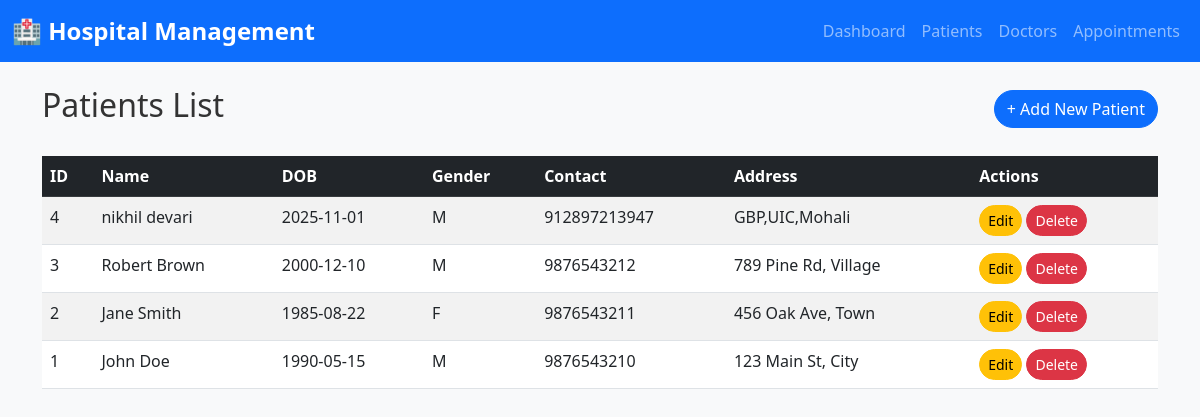
Page /patients on the committed database.
### tables this page shows
CREATE TABLE Patients (
    PatientID INTEGER PRIMARY KEY AUTOINCREMENT,
    Name TEXT NOT NULL,
    DOB TEXT NOT NULL,
    Gender TEXT CHECK(Gender IN ('M', 'F', 'Other')),
    ContactInfo TEXT,
    Address TEXT
);

### app.py (the view)
@app.route('/patients')
def patients():
    conn = get_db_connection()
    patients = conn.execute('SELECT * FROM Patients ORDER BY PatientID DESC').fetchall()
    conn.close()
    return render_template('patients.html', patients=patients)

### app.py (called while the page is built)
def get_db_connection():
    conn = sqlite3.connect(DATABASE)
    conn.row_factory = sqlite3.Row
    return conn

### templates/patients.html
{% extends 'base.html' %}
{% block content %}
<div class="d-flex justify-content-between align-items-center mb-4">
    <h2>Patients List</h2>
    <a href="/add_patient" class="btn btn-primary">+ Add New Patient</a>
</div>
<div class="table-responsive">
    <table class="table table-striped table-hover">
        <thead class="table-dark">
            <tr>
                <th>ID</th>
                <th>Name</th>
                <th>DOB</th>
                <th>Gender</th>
                <th>Contact</th>
                <th>Address</th>
                <th>Actions</th>
            </tr>
        </thead>
        <tbody>
            {% for patient in patients %}
            <tr>
                <td>{{ patient.PatientID }}</td>
                <td>{{ patient.Name }}</td>
                <td>{{ patient.DOB }}</td>
                <td>{{ patient.Gender }}</td>
                <td>{{ patient.ContactInfo }}</td>
                <td>{{ patient.Address }}</td>
                <td>
                    <a href="/edit_patient/{{ patient.PatientID }}" class="btn btn-sm btn-warning">Edit</a>
                    <a href="/delete_patient/{{ patient.PatientID }}" class="btn btn-sm btn-danger"
                       onclick="return confirm('Are you sure?')">Delete</a>
                </td>
            </tr>
            {% endfor %}
        </tbody>
    </table>
</div>
{% endblock %}

### static/css/style.css (style rules this page uses)
body { font-family: 'Segoe UI', Tahoma, Geneva, Verdana, sans-serif; background-color: #f8f9fa; }
.table { background-color: white; }
.btn { border-radius: 20px; }
h1, h2, h3 { color: #333; }

### rows in the picture
Patients: PatientID "4", Name "nikhil devari", DOB "2025-11-01", Gender "M", ContactInfo "912897213947", Address "GBP,UIC,Mohali"
Patients: PatientID "3", Name "Robert Brown", DOB "2000-12-10", Gender "M", ContactInfo "9876543212", Address "789 Pine Rd, Village"
Patients: PatientID "2", Name "Jane Smith", DOB "1985-08-22", Gender "F", ContactInfo "9876543211", Address "456 Oak Ave, Town"
Patients: PatientID "1", Name "John Doe", DOB "1990-05-15", Gender "M", ContactInfo "9876543210", Address "123 Main St, City"
